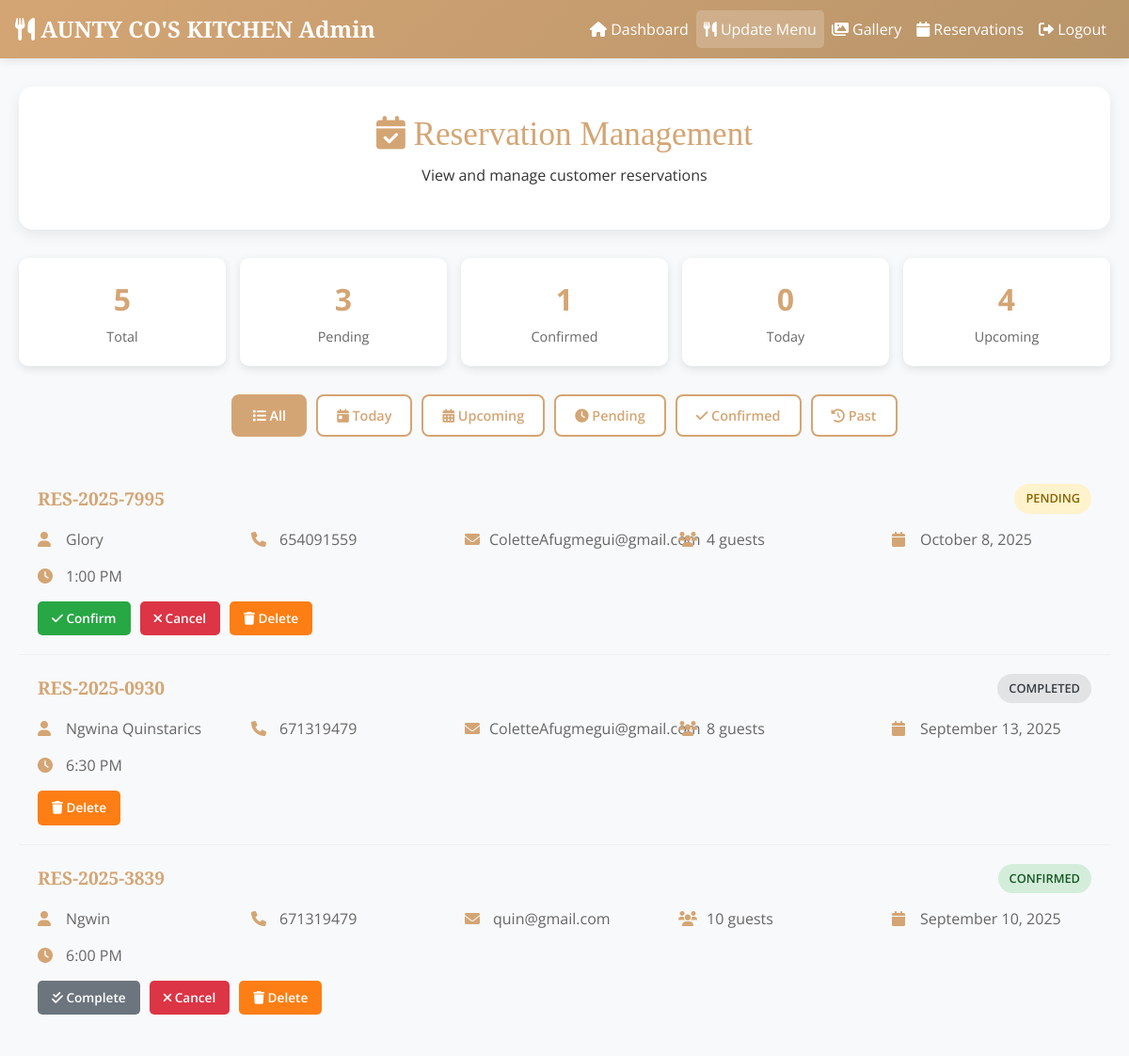
Page /admin/view_reservations.php on the committed database.
### tables this page shows
CREATE TABLE `reservations` (
  `id` int(11) NOT NULL,
  `reservation_id` varchar(20) NOT NULL,
  `name` varchar(100) NOT NULL,
  `email` varchar(150) NOT NULL,
  `phone` varchar(20) NOT NULL,
  `guests` int(11) NOT NULL,
  `reservation_date` date NOT NULL,
  `reservation_time` time NOT NULL,
  `special_requirements` text DEFAULT NULL,
  `special_requests` text DEFAULT NULL,
  `status` enum('pending','confirmed','cancelled','completed') DEFAULT 'pending',
  `created_at` timestamp NOT NULL DEFAULT current_timestamp(),
  `updated_at` timestamp NOT NULL DEFAULT current_timestamp() ON UPDATE current_timestamp()
);

### includes/db.php (called while the page is built, shortened)
<?php
function formatDate($date) {
    return date('F j, Y', strtotime($date));
}
?>

### admin/view_reservations.php (the view, shortened to what this page needs)
<?php
require_once '../includes/db.php';
$filter = $_GET['filter'] ?? 'all';
$whereClause = '';
$params = [];
switch ($filter) {
    default:
        $whereClause = "";
}
try {
    $sql = "SELECT * FROM reservations $whereClause ORDER BY reservation_date DESC, reservation_time DESC";
    $stmt = $pdo->prepare($sql);
    $stmt->execute($params);
    $reservations = $stmt->fetchAll();
    $statsStmt = $pdo->query("
        SELECT
            COUNT(*) as total,
            SUM(CASE WHEN status = 'pending' THEN 1 ELSE 0 END) as pending,
            SUM(CASE WHEN status = 'confirmed' THEN 1 ELSE 0 END) as confirmed,
            SUM(CASE WHEN DATE(reservation_date) = CURDATE() THEN 1 ELSE 0 END) as today,
            SUM(CASE WHEN DATE(reservation_date) >= CURDATE() THEN 1 ELSE 0 END) as upcoming
        FROM reservations
    ");
    $stats = $statsStmt->fetch();
} catch (PDOException $e) {
    $reservations = [];
    $stats = ['total'=>0,'pending'=>0,'confirmed'=>0,'today'=>0,'upcoming'=>0];
}
?>
<!DOCTYPE html>
<html lang="en">
<head>
<link href="https://cdnjs.cloudflare.com/ajax/libs/font-awesome/6.4.0/css/all.min.css" rel="stylesheet">
<link rel="stylesheet" href="reservation.css">
</head>
<body>
<?php include 'header.php'; ?>
<main class="main-content">
    <div class="page-header">
        <h1><i class="fas fa-calendar-check"></i> Reservation Management</h1>
        <p>View and manage customer reservations</p>
    </div>
    <div class="stats-row">
        <div class="stat-card"><div class="stat-number"><?php echo $stats['total']; ?></div><div class="stat-label">Total</div></div>
        <div class="stat-card"><div class="stat-number"><?php echo $stats['pending']; ?></div><div class="stat-label">Pending</div></div>
        <div class="stat-card"><div class="stat-number"><?php echo $stats['confirmed']; ?></div><div class="stat-label">Confirmed</div></div>
        <div class="stat-card"><div class="stat-number"><?php echo $stats['today']; ?></div><div class="stat-label">Today</div></div>
        <div class="stat-card"><div class="stat-number"><?php echo $stats['upcoming']; ?></div><div class="stat-label">Upcoming</div></div>
    </div>
    <div class="filter-tabs">
        <a href="?filter=all" class="filter-btn <?php echo $filter==='all'?'active':'';?>"><i class="fas fa-list"></i> All</a>
        <a href="?filter=today" class="filter-btn <?php echo $filter==='today'?'active':'';?>"><i class="fas fa-calendar-day"></i> Today</a>
        <a href="?filter=upcoming" class="filter-btn <?php echo $filter==='upcoming'?'active':'';?>"><i class="fas fa-calendar-alt"></i> Upcoming</a>
        <a href="?filter=pending" class="filter-btn <?php echo $filter==='pending'?'active':'';?>"><i class="fas fa-clock"></i> Pending</a>
        <a href="?filter=confirmed" class="filter-btn <?php echo $filter==='confirmed'?'active':'';?>"><i class="fas fa-check"></i> Confirmed</a>
        <a href="?filter=past" class="filter-btn <?php echo $filter==='past'?'active':'';?>"><i class="fas fa-history"></i> Past</a>
    </div>
    <div class="reservations-list">
        <?php if(empty($reservations)): ?>
            <div class="empty-state"><i class="fas fa-calendar-times"></i><p>No reservations found.</p></div>
        <?php else: ?>
            <?php foreach($reservations as $res): ?>
            <div class="reservation-item">
                <div class="reservation-header">
                    <div class="reservation-id"><?php echo htmlspecialchars($res['reservation_id']);?></div>
                    <div class="status-badge status-<?php echo $res['status'];?>"><?php echo ucfirst($res['status']);?></div>
                </div>
                <div class="reservation-details">
                    <div class="detail-item"><i class="fas fa-user"></i> <?php echo htmlspecialchars($res['name']);?></div>
                    <div class="detail-item"><i class="fas fa-phone"></i> <?php echo htmlspecialchars($res['phone']);?></div>
                    <div class="detail-item"><i class="fas fa-envelope"></i> <?php echo htmlspecialchars($res['email']);?></div>
                    <div class="detail-item"><i class="fas fa-users"></i> <?php echo $res['guests'];?> guests</div>
                    <div class="detail-item"><i class="fas fa-calendar"></i> <?php echo formatDate($res['reservation_date']);?></div>
                    <div class="detail-item"><i class="fas fa-clock"></i> <?php echo date('g:i A', strtotime($res['reservation_time']));?></div>
                </div>
                <div class="reservation-actions">
                    <?php if($res['status']==='pending'): ?>
                        <form method="POST" style="display:inline">
                            <button type="submit" name="update_status" class="action-btn btn-confirm"><i class="fas fa-check"></i> Confirm</button>
                        </form>
                        <form method="POST" style="display:inline">
                            <button type="submit" name="update_status" class="action-btn btn-cancel"><i class="fas fa-times"></i> Cancel</button>
                        </form>
                    <?php elseif($res['status']==='confirmed'): ?>
                        <form method="POST" style="display:inline">
                            <button type="submit" name="update_status" class="action-btn btn-complete"><i class="fas fa-check-double"></i> Complete</button>
                        </form>
                        <form method="POST" style="display:inline">
                            <button type="submit" name="update_status" class="action-btn btn-cancel"><i class="fas fa-times"></i> Cancel</button>
                        </form>
                    <?php endif; ?>
                    <button onclick="deleteReservation(<?php echo $res['id'];?>,'<?php echo htmlspecialchars($res['reservation_id']);?>')" class="action-btn btn-delete"><i class="fas fa-trash"></i> Delete</button>
                </div>
            </div>
            <?php endforeach;?>
        <?php endif;?>
    </div>
</main>
</body>
</html>

### admin/header.php (shortened to what this page needs)
<!DOCTYPE html>
<html lang="en">
<head>
    <link href="https://cdn.jsdelivr.net/npm/bootstrap@5.3.2/dist/css/bootstrap.min.css" rel="stylesheet">
    <link href="https://cdnjs.cloudflare.com/ajax/libs/font-awesome/6.0.0/css/all.min.css" rel="stylesheet">
</head>
<body>
<header class="admin-header">
    <nav class="navbar navbar-expand-lg">
        <div class="container-fluid px-3">
            <a class="navbar-brand" href="#">
                <i class="fas fa-utensils"></i> AUNTY CO'S KITCHEN Admin
            </a>
            <div class="collapse navbar-collapse justify-content-end" id="adminNavbar">
                <ul class="navbar-nav">
                    <li class="nav-item">
                        <a href="dashboard.php" class="nav-link"><i class="fas fa-home"></i> Dashboard</a>
                    </li>
                    <li class="nav-item">
                        <a href="update_menu.php" class="nav-link active"><i class="fas fa-utensils"></i> Update Menu</a>
                    </li>
                    <li class="nav-item">
                        <a href="update_gallery.php" class="nav-link"><i class="fas fa-images"></i> Gallery</a>
                    </li>
                    <li class="nav-item">
                        <a href="view_reservations.php" class="nav-link"><i class="fas fa-calendar"></i> Reservations</a>
                    </li>
                    <li class="nav-item">
                        <a href="../index.php" class="nav-link"><i class="fas fa-sign-out-alt"></i> Logout</a>
                    </li>
                </ul>
            </div>
        </div>
    </nav>
</header>
</body>
</html>

### admin/reservation.css (style rules this page uses)
* { margin: 0; padding: 0; box-sizing: border-box; }
body { font-family: 'Open Sans', sans-serif; background-color: #f8f9fa; color: #333; line-height: 1.6; }
.main-content { max-width: 1200px; margin: 0 auto; padding: 30px 20px; }
.page-header { background: white; padding: 30px; border-radius: 15px; box-shadow: 0 5px 15px rgba(0,0,0,0.08); margin-bottom: 30px; text-align: center; }
.page-header h1 { font-family: 'Playfair Display', serif; color: #d4a574; font-size: 2.2rem; margin-bottom: 10px; }
.stats-row { display: grid; grid-template-columns: repeat(auto-fit, minmax(150px, 1fr)); gap: 15px; margin-bottom: 30px; }
.stat-card { background: white; padding: 20px; border-radius: 10px; box-shadow: 0 3px 10px rgba(0,0,0,0.1); text-align: center; }
.stat-number { font-size: 2rem; font-weight: 700; color: #d4a574; margin-bottom: 5px; }
.stat-label { color: #666; font-size: 0.9rem; }
.filter-tabs { display: flex; flex-wrap: wrap; gap: 10px; justify-content: center; margin-bottom: 30px; }
.filter-btn { background: white; border: 2px solid #d4a574; color: #d4a574; padding: 10px 20px; text-decoration: none; border-radius: 8px; font-weight: 600; transition: all 0.3s ease; font-size: 0.9rem; }
.filter-btn.active, .filter-btn:hover { background: #d4a574; color: white; }
.reservations-list { max-height: 600px; overflow-y: auto; }
.reservation-item { border-bottom: 1px solid #f0f0f0; padding: 20px; transition: background 0.3s ease; }
.reservation-header { display: flex; justify-content: space-between; align-items: center; margin-bottom: 15px; }
.reservation-id { font-family: 'Playfair Display', serif; font-size: 1.2rem; color: #d4a574; font-weight: 600; }
.status-badge { padding: 6px 12px; border-radius: 20px; font-size: 0.8rem; font-weight: 600; text-transform: uppercase; }
.status-pending { background: #fff3cd; color: #856404; }
.status-confirmed { background: #d4edda; color: #155724; }
.status-completed { background: #e2e3e5; color: #383d41; }
.reservation-details { display: grid; grid-template-columns: repeat(auto-fit, minmax(200px, 1fr)); gap: 15px; margin-bottom: 15px; }
.detail-item { display: flex; align-items: center; color: #666; }
.detail-item i { color: #d4a574; width: 20px; margin-right: 10px; }
.reservation-actions { display: flex; gap: 10px; flex-wrap: wrap; }
.action-btn { padding: 8px 15px; border: none; border-radius: 5px; font-size: 0.85rem; font-weight: 600; cursor: pointer; transition: all 0.3s ease; }
.btn-confirm { background: #28a745; color: white; }
.btn-cancel { background: #dc3545; color: white; }
.btn-complete { background: #6c757d; color: white; }
.btn-delete { background: #fd7e14; color: white; }

### admin/header.php (style rules this page uses)
body { font-family: 'Open Sans', sans-serif; background-color: #f8f9fa; color: #333; }
.admin-header { background: linear-gradient(135deg, #d4a574, #b8956a); color: white; box-shadow: 0 2px 10px rgba(0,0,0,0.1); }
.navbar-brand { font-family: 'Playfair Display', serif; font-size: 1.5rem; font-weight: 600; color: white !important; }
.nav-link { color: white !important; font-size: 1rem; transition: background 0.3s ease; border-radius: 5px; }
.nav-link:hover, .nav-link.active { background: rgba(255, 255, 255, 0.2); }

### rows in the picture
reservations: reservation "RES-2025-7995", status "PENDING", name "Glory", phone "654091559", email "ColetteAfugmegui@gmail.com", guests "4", reservation_date "October 8, 2025", reservation_time "1:00 PM"
reservations: reservation "RES-2025-0930", status "COMPLETED", name "Ngwina Quinstarics", phone "671319479", email "ColetteAfugmegui@gmail.com", guests "8", reservation_date "September 13, 2025", reservation_time "6:30 PM"
reservations: reservation "RES-2025-3839", status "CONFIRMED", name "Ngwin", phone "671319479", email "quin@gmail.com", guests "10", reservation_date "September 10, 2025", reservation_time "6:00 PM"

### other values in the picture
$stats['total'] "5"
$stats['pending'] "3"
$stats['confirmed'] "1"
$stats['today'] "0"
$stats['upcoming'] "4"
